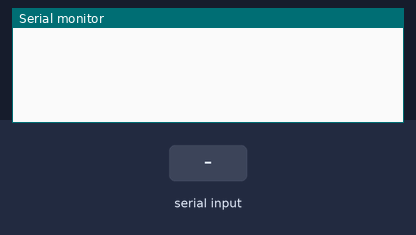
Recording of a sketch running on a simulated Arduino Uno, built with avr-gcc and run on an emulated ATmega328P. Parts: the last lines printed to the serial monitor. The test bench sets the inputs (shaded band).

Above: at 1.2 s.
1.3 s: "!" received over the second serial link
At 2.4 s:
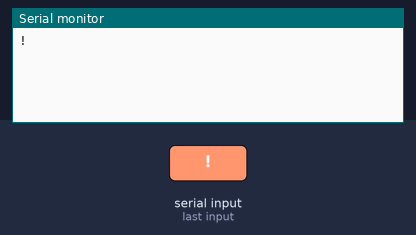
2.8 s: "90,45\n" received over the second serial link
At 4.8 s:
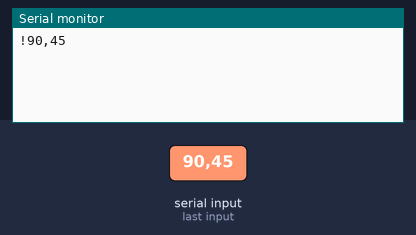
5.8 s: "1\n" received over the second serial link
At 7.0 s:
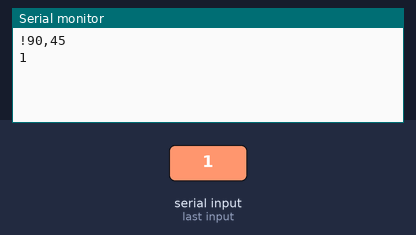

The sketch:

bleble.ino
```cpp
#include <stdio.h>
#include <string.h>
#include <SoftwareSerial.h> //시리얼통신 라이브러리 호출

#define Header0   0xff
#define Header1 0xff
#define Packet   0x09
#define pID   0xfd
#define CMD   0x16
#define DATA1   0x00

int blueTx=2;   //Tx (보내는핀 설정)at
int blueRx=3;   //Rx (받는핀 설정)
int robotTx=8;
int robotRx=9;
unsigned char bluetoothInput;
SoftwareSerial mySerial(blueTx, blueRx);  //시리얼 통신을 위한 객체선언
SoftwareSerial robotSerial(robotTx,robotRx);

void robotMotion(int Data)
{
  unsigned char Data_L = Data&0xff, Data_H = Data&0xff00;
  unsigned char buf[6];
  buf[0] = 0xff;
  buf[1] = 0x55;
  buf[2] = Data_L;
  buf[3] = ~Data_L;
  buf[4] = Data_H;
  buf[5] = ~Data_H;
  for(int i=0;i<6;i++) robotSerial.write(buf[i]);
}

void setup()
{
  Serial.begin(9600);   //시리얼모니터
  mySerial.begin(9600); //블루투스 시리얼
  robotSerial.begin(57600);
}

void loop()
{
  mySerial.listen();
  if(mySerial.available())
  {
    char c=mySerial.read();
    Serial.print(c);
    if(c=='!')
    {
      delay(3);
      char go=mySerial.read()-'0';
      robotSerial.listen();
      switch(go)
      {
        case 1:
          robotMotion(4);
          break;
        case 2:
          robotMotion(8);
          break;
        case 3:
          robotMotion(2);
          break;
        case 4:
          robotMotion(1);
          break;
        case 7:
          robotMotion(64);
          break;
        case 6:
          robotMotion(64);
          break;
      }
      delay(3000);
      robotMotion(0);
    }
  }
}
```

Measured:
- after the input at 1.3 s, the serial monitor: prints a new line at once (image 1)
- after the input at 2.8 s, the serial monitor: prints a new line after 1.5 s (image 2)
- after the input at 5.8 s, the serial monitor: prints a new line at once (image 3)
